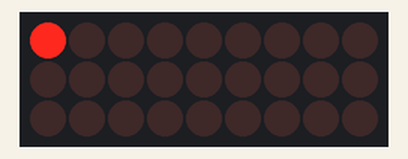
Simulated run of this sketch. Board: Arduino Uno, built with avr-gcc and run on an emulated ATmega328P. Shown: 9×3 LED matrix. Wiring (inferred from the names in the program): LED cube drawn one layer per row (orientation assumed): layers pin 2, pin 3, pin 4; columns pin 5, pin 6, pin 7, pin 8, pin 9, pin 10, pin 11, pin 12, pin 13.

Above: at 0.37 s.
At 2.1 s:
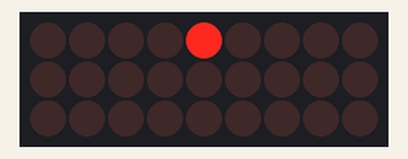
At 3.81 s:
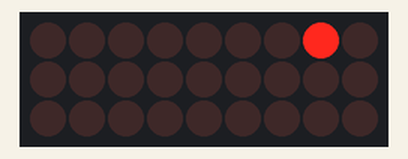
At 7.31 s:
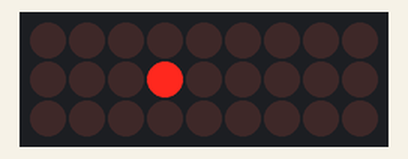
At 10.81 s:
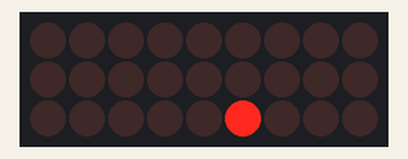
At 14.31 s:
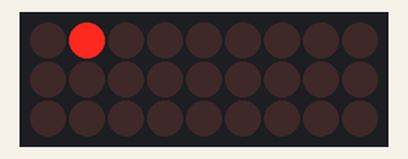

Measured:
- by itself, everything shown: repeats every 13.5 s, in 27 steps
- what the display in image 1 shows lasts 0.5 s, from 2.1 s to 2.6 s

The sketch:

defult.ino
```cpp
//Code based on ABrushFX Cube code at
//http://www.abrushfx.com/Arduino/ledcube3.html

//Array for three LED levels
int ledRow[] ={ 2,3,4};
// Array for nine LED's in each level
int ledCol[]= { 5, 6, 7, 8, 9, 10, 11, 12, 13 };
int timer= 500;

void setup() // Sets up all pins as Outputs
{
  for( int i =  0; i < 3; i++)

  {
  pinMode( ledRow[i],OUTPUT);
  }

    {
      for(int j =  0; j < 9; j++)

      {
      pinMode( ledCol[j],OUTPUT);
      }
    }
}
// Sets an LED HIGH based on Row and Column position
void onLED(int ledRow, int ledCol){

  digitalWrite(ledRow, HIGH);
  digitalWrite(ledCol, HIGH);

}

// Sets an LED LOW based on Row and Column position
void offLED(int ledRow, int ledCol)
{
  digitalWrite(ledRow, LOW);
  digitalWrite(ledCol, LOW);
}

void topRowPaneFigure8()
    {
      for(int y = 0; y < 3; y++)   // light LED's 1 - 3 on/off on top level

      {
        onLED(ledRow[0],ledCol[y]);         // 7 8 9
        delay(timer);                       // 4 5 6
        offLED(ledRow[0],ledCol[y]);        // 1 2 3
      }
       for(int y = 5; y > 2; y--)  // light LED's 6 - 4 on/off on top level
      {
        onLED(ledRow[0],ledCol[y]);
        delay(timer);
        offLED(ledRow[0],ledCol[y]);
      }
       for(int y = 6; y < 9; y++)  // light LED's 7 - 9 on/off on top level
      {
        onLED(ledRow[0],ledCol[y]);
        delay(timer);
        offLED(ledRow[0],ledCol[y]);
      }


  }


void centreRowPaneFigure8()
    {
      for(int y = 0; y < 3; y++)    // light LED's 1 - 3 on/off on centre level

      {
        onLED(ledRow[1],ledCol[y]);           // 7 8 9
        delay(timer);                         // 4 5 6
        offLED(ledRow[1],ledCol[y]);          // 1 2 3
      }
       for(int y = 5; y > 2; y--)   // light LED's 6 - 4 on/off on centre level
      {
        onLED(ledRow[1],ledCol[y]);
        delay(timer);
        offLED(ledRow[1],ledCol[y]);
      }
       for(int y = 6; y < 9; y++)   // light LED's 7 - 9 on/off on centre level
      {
        onLED(ledRow[1],ledCol[y]);
        delay(timer);
        offLED(ledRow[1],ledCol[y]);
      }


  }

  void bottomRowPaneFigure8()
    {
      for(int y = 0; y < 3; y++)   // light LED's 1 - 3 on/off on bottom level

      {
        onLED(ledRow[2],ledCol[y]);          // 7 8 9
        delay(timer);                        // 4 5 6
        offLED(ledRow[2],ledCol[y]);         // 1 2 3
      }
       for(int y = 5; y > 2; y--)   // light LED's 6 - 4 on/off on bottom level
      {
        onLED(ledRow[2],ledCol[y]);
        delay(timer);
        offLED(ledRow[2],ledCol[y]);
      }
       for(int y = 6; y < 9; y++)   // light LED's 7 - 9 on/off on bottom level
      {
        onLED(ledRow[2],ledCol[y]);
        delay(timer);
        offLED(ledRow[2],ledCol[y]);
      }


  }


void loop()
{
  topRowPaneFigure8();
  centreRowPaneFigure8();
  bottomRowPaneFigure8();
}
```
